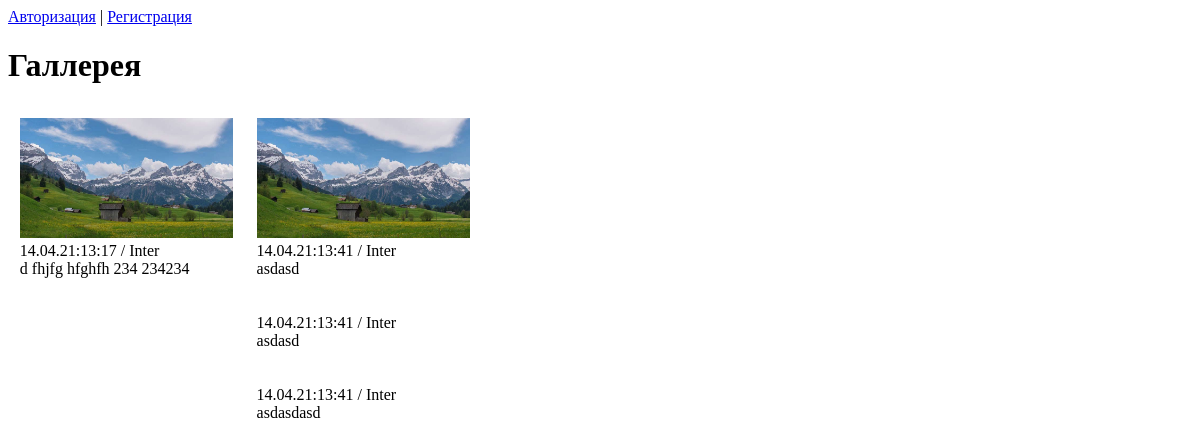
The page / on the database its author committed.
### tables this page shows
CREATE TABLE `gallery` (
  `id` int(11) NOT NULL,
  `photo` varchar(255) NOT NULL,
  `comment_id` int(11) NOT NULL,
  `user_id` int(11) NOT NULL
);

CREATE TABLE `comments` (
  `id` int(11) NOT NULL,
  `photo_id` int(11) NOT NULL,
  `user_id` int(11) NOT NULL,
  `date` varchar(255) NOT NULL,
  `comment` varchar(255) NOT NULL
);

CREATE TABLE `users` (
  `user_id` int(11) UNSIGNED NOT NULL,
  `user_login` varchar(30) NOT NULL,
  `user_password` varchar(32) NOT NULL,
  `user_hash` varchar(32) NOT NULL DEFAULT '',
  `user_ip` int(10) UNSIGNED NOT NULL DEFAULT 0
);

### engine/photolist.php (called while the page is built)
<?php
    $table = 'gallery';
    $sql = "SELECT*FROM ".$table." WHERE id > 0";
    $result = mysqli_query($link, $sql) or die(mysqli_error($link));
    for($photolist = []; $row=mysqli_fetch_assoc($result); $photolist[]=$row);
?>

### engine/commentslist.php (called while the page is built)
<?php
    $table = 'comments';
    $sql = "SELECT*FROM ".$table." WHERE photo_id = ".$value['id']."";
    $result = mysqli_query($link, $sql) or die(mysqli_error($link));
    for($commlist = []; $row=mysqli_fetch_assoc($result); $commlist[]=$row);
    foreach ($commlist as $value) {
        $table = 'users';
        $sql = "SELECT user_login FROM ".$table." WHERE user_id = ".$value['user_id']."";
        $result = mysqli_query($link, $sql) or die(mysqli_error($link));
        $row=mysqli_fetch_assoc($result);
        $author_name = $row['user_login'];
    }
?>

### templates/comments.php (the view, shortened to what this page needs)
<?php
    include '../engine/commentslist.php';
    foreach ($commlist as $value) {
        echo($value['date'].' / '.$author_name.'<br>');
        echo($value['comment'].'<br>');
        echo('<br><br>');
    }
?>

### public_html/index.php (shortened to what this page needs)
<?php
        include '../config/config.php';
        include '../engine/photolist.php';
?>
<!DOCTYPE html>
<html lang="ru">
  <head>
      <link rel="stylesheet" type="text/css" media="all" href="css/main.css" />
      </head>
      <body>
        <?php
          include '../templates/auth.php';
          include '../templates/mainpage.php';
        ?>
      </body>
    </html>

### templates/auth.php
<?php
if (isset($_COOKIE['id']) and isset($_COOKIE['hash'])) {
    echo ('Вы вошли как '.$userdata['user_login'].' | <a href="logout.php">Выход</a><br><br>');
} else {
    include '../templates/authblock.php';
}
?>

### templates/authblock.php
<a href="login.php">Авторизация</a> | <a href="register.php">Регистрация</a>

### templates/mainpage.php (shortened to what this page needs)
<?php
echo ("<h1>Галлерея</h1>");
echo ("<div class='gallery_list'>");
foreach ($photolist as $value) {
    echo ("<div class='gallery_item'>");
    echo ("<img src=". UPLOAD_DIR . '/' . $value['photo']."><br>");
    include '../templates/comments.php';
    echo ("</div>");
}
echo ("</div>");
?>

### public_html/css/main.css (style rules this page uses)
.gallery_list { width:100%; }
.gallery_item { width:18%; display: inline-block; margin:1%; vertical-align: top; }
.gallery_item img { width:100%; }

### rows shown on the page
gallery: photo (picture)
comments: date "14.04.21:13:17", user.user_login "Inter", comment "d fhjfg hfghfh 234 234234"
gallery: photo (picture)
comments: date "14.04.21:13:41", user.user_login "Inter", comment "asdasd"
comments: date "14.04.21:13:41", user.user_login "Inter", comment "asdasd"
comments: date "14.04.21:13:41", user.user_login "Inter", comment "asdasdasd"
